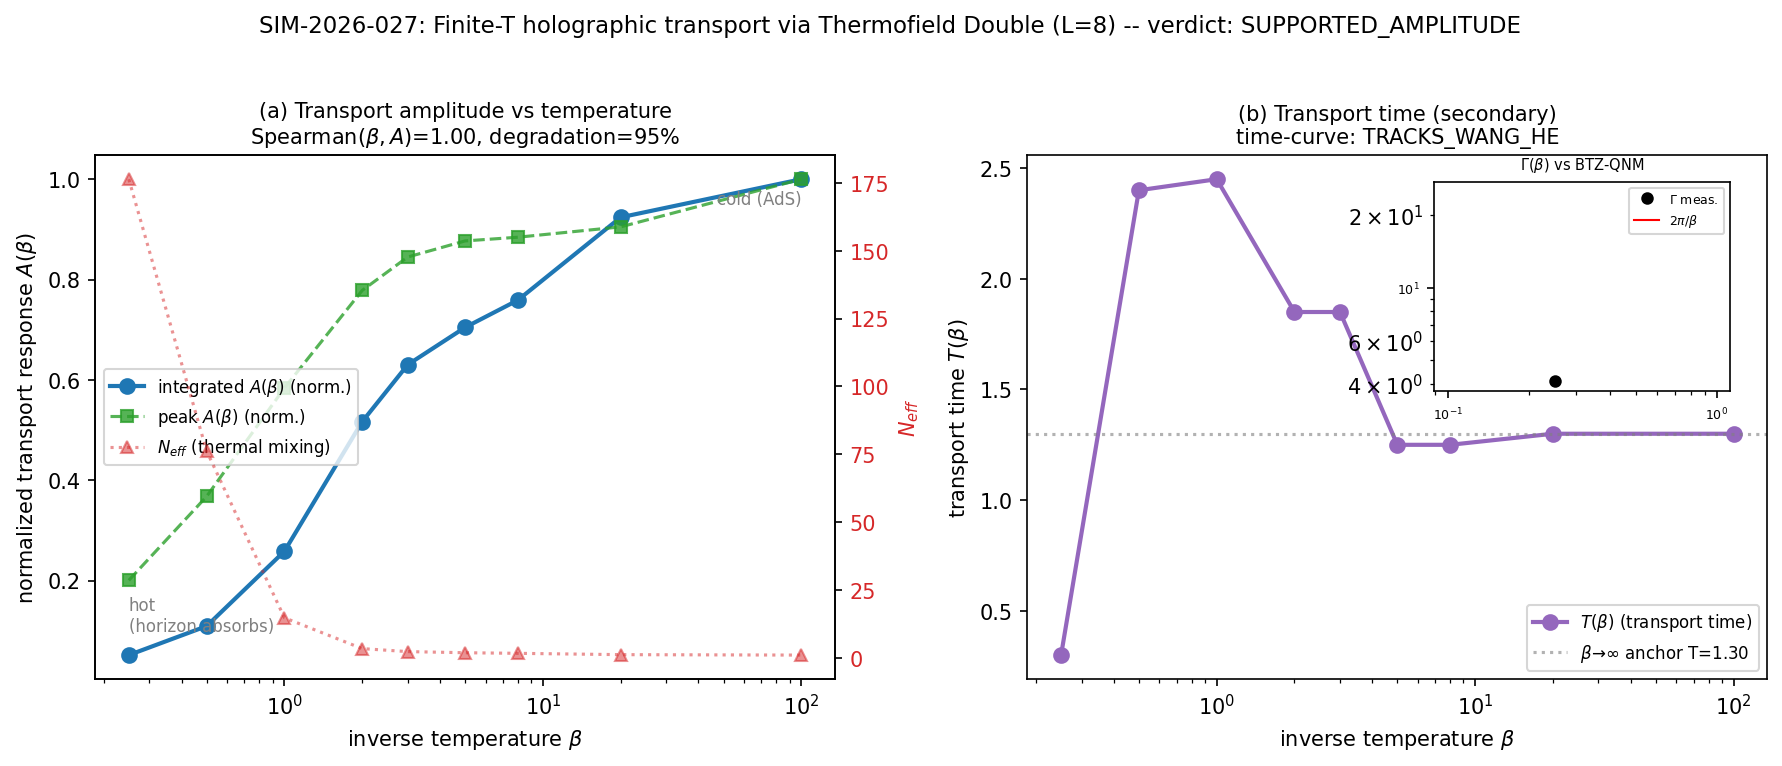

Write the Python code that produced this figure.
"""
Figure 7: Finite-temperature BTZ transport via Thermofield Double (SIM-2026-027, HYP-2026-024).

Two-panel publication figure:
  (a) Transport response amplitude A(beta) vs beta  -- PRIMARY observable.
      Wang-He horizon absorption predicts monotonic decrease as T rises (beta falls).
      Overlaid with participation ratio N_eff (thermal mixing) on a twin axis.
  (b) Transport time T(beta) vs beta (SECONDARY, finite-size caveated) + Gamma(beta)
      vs the pre-committed 2*pi/beta BTZ-QNM prediction (inset or twin axis).

Consumes research/data/simulations/SIM-2026-027.json. Saves figure7_tfd_btz_transport.png/pdf.
Run AFTER the simulation completes.
"""
import json
import numpy as np
import matplotlib
matplotlib.use("Agg")
import matplotlib.pyplot as plt

JSON_PATH = "D:/quantum-worldline/research/data/simulations/SIM-2026-027.json"


def main():
    with open(JSON_PATH) as f:
        sim = json.load(f)
    res = sim["results"]
    ladder = res["beta_ladder_L8"]

    betas = np.array([r["beta"] for r in ladder])
    A_int = np.array([r["A_integrated_global"] for r in ladder])
    A_pk = np.array([r["A_peak_global"] for r in ladder])
    Neff = np.array([r["participation_ratio"] for r in ladder])
    Ts = np.array([r["transport_time"] for r in ladder])
    order = np.argsort(betas)
    betas, A_int, A_pk, Neff, Ts = (a[order] for a in (betas, A_int, A_pk, Neff, Ts))

    fig, (ax1, ax2) = plt.subplots(1, 2, figsize=(12, 5))

    # ── (a) Amplitude A(beta): primary horizon-absorption signal ──
    ax1.semilogx(betas, A_int / A_int.max(), "o-", color="#1f77b4",
                 label="integrated $A(\\beta)$ (norm.)", lw=2, ms=7)
    ax1.semilogx(betas, A_pk / A_pk.max(), "s--", color="#2ca02c",
                 label="peak $A(\\beta)$ (norm.)", lw=1.5, ms=6, alpha=0.8)
    ax1.set_xlabel(r"inverse temperature $\beta$")
    ax1.set_ylabel("normalized transport response $A(\\beta)$")
    amp = res.get("amplitude_analysis", {})
    rho = amp.get("spearman_beta_vs_Aint")
    deg = amp.get("A_fractional_degradation_cold_to_hot")
    title_a = "(a) Transport amplitude vs temperature"
    if rho is not None and deg is not None:
        title_a += f"\nSpearman$(\\beta,A)$={rho:.2f}, degradation={deg*100:.0f}%"
    ax1.set_title(title_a, fontsize=10)
    axt = ax1.twinx()
    axt.semilogx(betas, Neff, "^:", color="#d62728", alpha=0.5,
                 label="$N_{eff}$ (thermal mixing)")
    axt.set_ylabel("$N_{eff}$", color="#d62728")
    axt.tick_params(axis="y", labelcolor="#d62728")
    l1, lab1 = ax1.get_legend_handles_labels()
    l2, lab2 = axt.get_legend_handles_labels()
    ax1.legend(l1 + l2, lab1 + lab2, fontsize=8, loc="center left")
    ax1.annotate("hot\n(horizon absorbs)", xy=(betas.min(), 0.1),
                 fontsize=8, ha="left", color="gray")
    ax1.annotate("cold (AdS)", xy=(betas.max(), 0.95), fontsize=8, ha="right", color="gray")

    # ── (b) Transport time T(beta) (secondary) + Gamma scaling ──
    valid = Ts > 0
    ax2.semilogx(betas[valid], Ts[valid], "o-", color="#9467bd",
                 label="$T(\\beta)$ (transport time)", lw=2, ms=7)
    anchor = res.get("T_anchor_beta_inf")
    if anchor:
        ax2.axhline(anchor, ls=":", color="gray", alpha=0.6,
                    label=f"$\\beta\\!\\to\\!\\infty$ anchor T={anchor:.2f}")
    ax2.set_xlabel(r"inverse temperature $\beta$")
    ax2.set_ylabel("transport time $T(\\beta)$")
    sc = res.get("secondary_time_curve", "")
    ax2.set_title(f"(b) Transport time (secondary)\ntime-curve: {sc}", fontsize=10)

    # Gamma(beta) inset
    gpts = res.get("gamma_scaling", {}).get("valid_points", [])
    if gpts:
        axin = ax2.inset_axes([0.55, 0.55, 0.4, 0.4])
        bg = np.array([p[0] for p in gpts]); gg = np.array([p[1] for p in gpts])
        axin.loglog(bg, gg, "ko", ms=5, label="$\\Gamma$ meas.")
        bb = np.logspace(np.log10(bg.min()), np.log10(bg.max()), 50)
        axin.loglog(bb, 2 * np.pi / bb, "r-", lw=1, label="$2\\pi/\\beta$")
        axin.set_title("$\\Gamma(\\beta)$ vs BTZ-QNM", fontsize=7)
        axin.tick_params(labelsize=6)
        axin.legend(fontsize=6)
    ax2.legend(fontsize=8, loc="lower right")

    verdict = res.get("verdict", "")
    fig.suptitle(f"SIM-2026-027: Finite-T holographic transport via Thermofield Double "
                 f"(L=8) -- verdict: {verdict}", fontsize=11, y=1.02)
    fig.tight_layout()
    for ext in ("png", "pdf"):
        fig.savefig(f"D:/quantum-worldline/research/data/simulations/figure7_tfd_btz_transport.{ext}",
                    dpi=150, bbox_inches="tight")
    print("Saved figure7_tfd_btz_transport.png/pdf")
    print(f"Verdict: {verdict}")
    print(f"Reason: {res.get('verdict_reason','')}")


if __name__ == "__main__":
    main()
